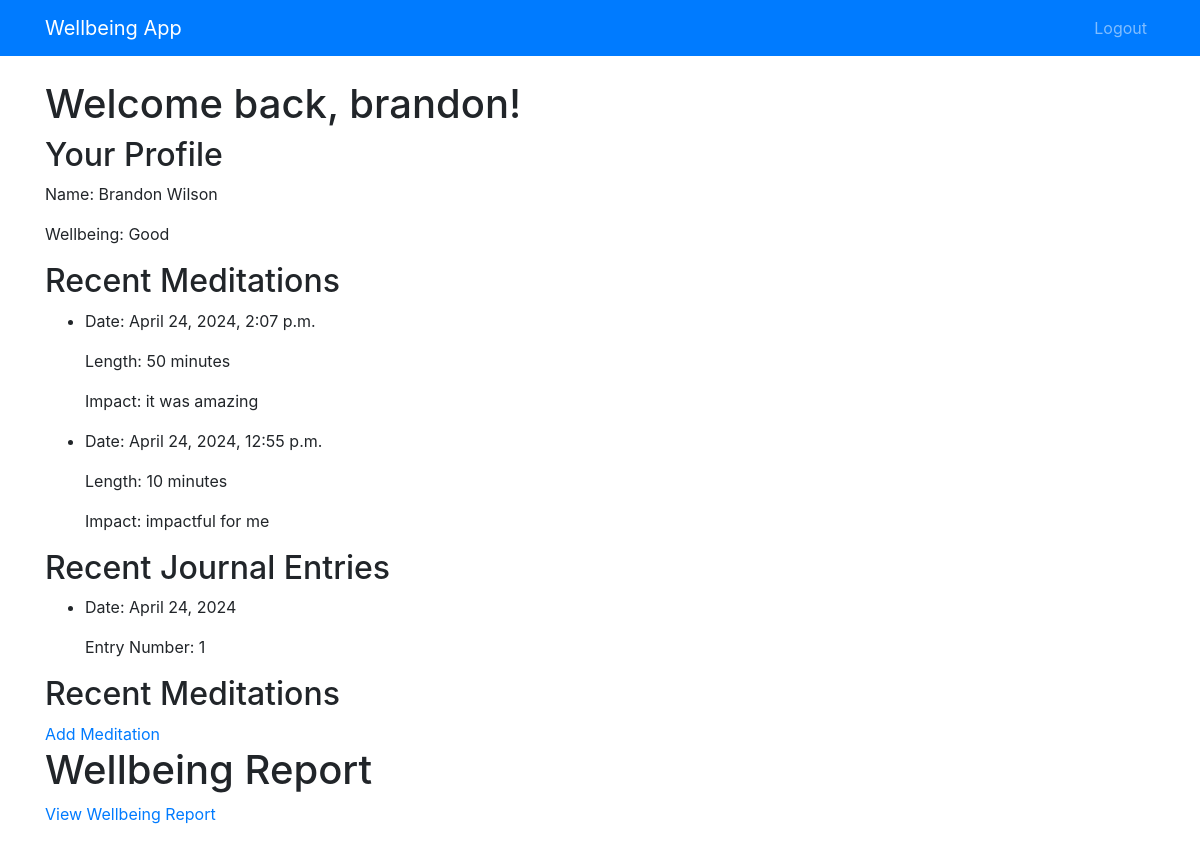
Page /dashboard/ (signed in) on the earlier database version.
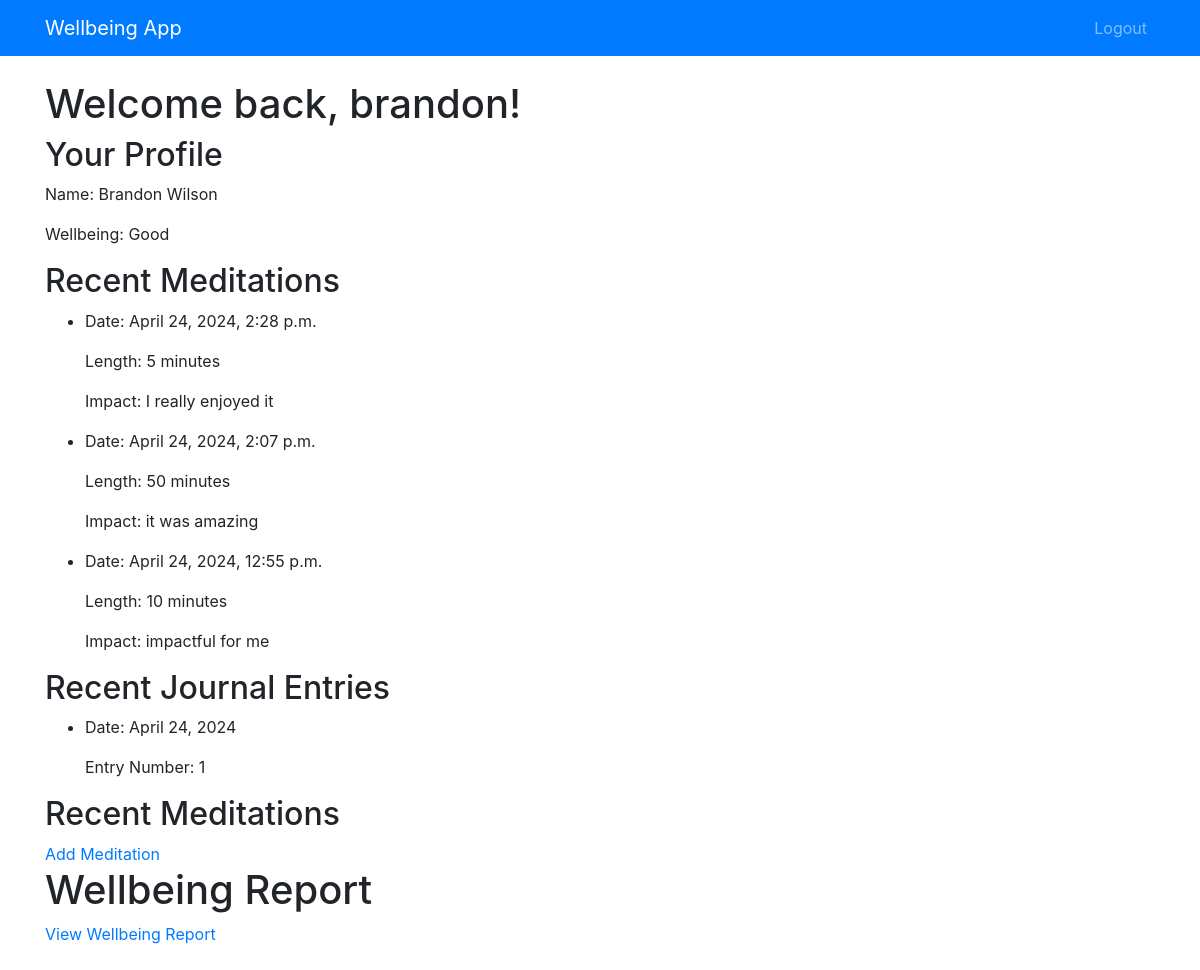
Same page on the later database version.
### blog/models.py (models this page shows)
class Person(models.Model):
    WELLBEING_CHOICES = [
        ('poor', 'Poor'),
        ('average', 'Average'),
        ('good', 'Good'),
    ]
    user = models.OneToOneField(User, on_delete=models.CASCADE, null=True, blank=True)
    name = models.CharField(max_length=100, blank=False, help_text="Enter the full name of the person", default="No Name Yet")
    wellbeing = models.CharField(max_length=7, choices=WELLBEING_CHOICES, default='average')
    created_date = models.DateTimeField(auto_now_add=True)
    published_date = models.DateTimeField(null=True, blank=True)

class Meditation(models.Model):
    author = models.ForeignKey(User, on_delete=models.CASCADE, null=True)
    person = models.ForeignKey(Person, on_delete=models.CASCADE, related_name='meditations')
    length = models.PositiveIntegerField(help_text="Duration in minutes")
    impact = models.CharField(max_length=255, blank=True, help_text="Descriptive impact on wellbeing")
    created_date = models.DateTimeField(auto_now_add=True)
    published_date = models.DateTimeField(null=True, blank=True)

class Journaling(models.Model):
    author = models.ForeignKey(User, on_delete=models.CASCADE, null=True)
    person = models.ForeignKey(Person, on_delete=models.CASCADE, related_name='journal_entries')
    entry_number = models.PositiveIntegerField()
    date = models.DateField(default=now)
    created_date = models.DateTimeField(auto_now_add=True)
    published_date = models.DateTimeField(null=True, blank=True)

### blog/views.py (the view)
# urls.py: path('dashboard/', views.dashboard, name='dashboard'),
@login_required
def dashboard(request):
    try:
        person = request.user.person
        meditations = Meditation.objects.filter(person=person).order_by('-created_date')[:5]
        journal_entries = Journaling.objects.filter(person=person).order_by('-date')[:5]
    except Person.DoesNotExist:
        person = None
        meditations = []
        journal_entries = []
    context = {
        'person': person,
        'meditations': meditations,
        'journal_entries': journal_entries,
        'greeting': f"Welcome back, {request.user.get_username()}!"
    }
    return render(request, 'blog/dashboard.html', context)

### blog/templates/blog/dashboard.html
{% extends 'base.html' %}
{% block content %}
    <header>
        <h1>{{ greeting }}</h1>
    </header>
    <main>
        {% if person %}
            <section>
                <h2>Your Profile</h2>
                <p>Name: {{ person.name }}</p>
                <p>Wellbeing: {{ person.get_wellbeing_display }}</p>
            </section>
            <section>
                <h2>Recent Meditations</h2>
                <ul>
                    {% for meditation in meditations %}
                        <li>
                            <p>Date: {{ meditation.created_date }}</p>
                            <p>Length: {{ meditation.length }} minutes</p>
                            <p>Impact: {{ meditation.impact }}</p>
                        </li>
                    {% empty %}
                        <li>No recent meditations found.</li>
                    {% endfor %}
                </ul>
            </section>
            <section>
                <h2>Recent Journal Entries</h2>
                <ul>
                    {% for entry in journal_entries %}
                        <li>
                            <p>Date: {{ entry.date }}</p>
                            <p>Entry Number: {{ entry.entry_number }}</p>
                        </li>
                    {% empty %}
                        <li>No recent journal entries found.</li>
                    {% endfor %}
                </ul>
            </section>
            <section>
                <h2>Recent Meditations</h2>
                <a href="{% url 'add_meditation' %}">Add Meditation</a>
            </section>
            <section>
                <h1>Wellbeing Report</h1>
                <a href="{% url 'wellbeing_report' %}">View Wellbeing Report</a>
            </section>
        {% else %}
            <p>You don't have a profile yet. Please create one.</p>
        {% endif %}
    </main>
{% endblock %}

### blog/templates/base.html (shortened to what this page needs)
<!DOCTYPE html>
<html lang="en">
<head>
    <link rel="stylesheet" href="https://stackpath.bootstrapcdn.com/bootstrap/4.5.2/css/bootstrap.min.css">
</head>
<body>
    <nav class="navbar navbar-expand-lg navbar-dark bg-primary">
        <div class="container">
            <a class="navbar-brand" href="{% url 'dashboard' %}">Wellbeing App</a>
            <div class="collapse navbar-collapse" id="navbarNav">
                <ul class="navbar-nav ml-auto">
                    {% if user.is_authenticated %}
                        <li class="nav-item">
                            <a class="nav-link" href="{% url 'logout' %}">Logout</a>
                        </li>
                    {% else %}
                        <li class="nav-item">
                            <a class="nav-link" href="{% url 'login' %}">Login</a>
                        </li>
                    {% endif %}
                </ul>
            </div>
        </div>
    </nav>
    <div class="container my-4">
        {% block content %}{% endblock %}
    </div>
</body>
</html>

Differences in the rows shown:
added Meditation: created_date "April 24, 2024, 2:28 p.m.", length "5", impact "I really enjoyed it"
